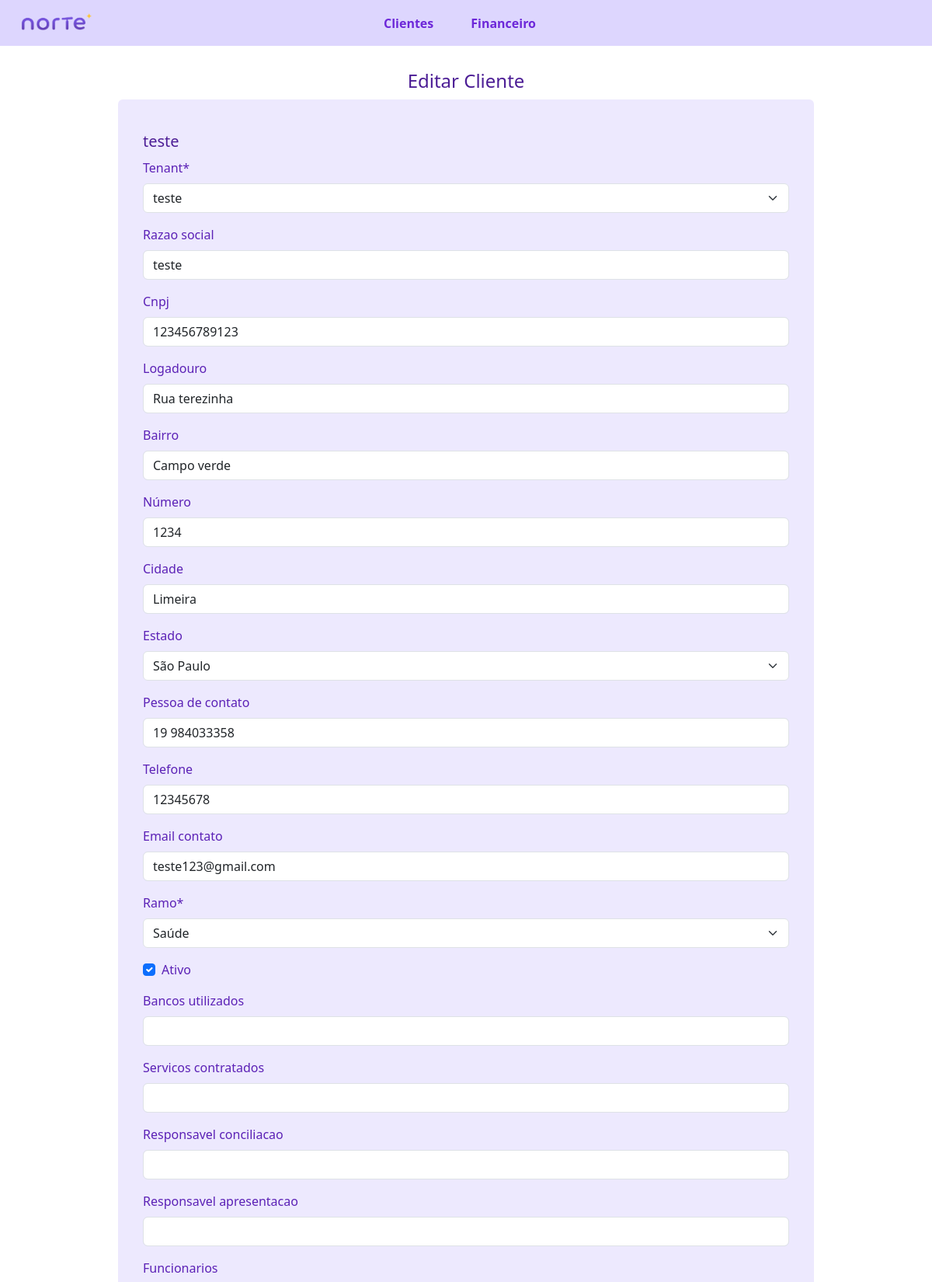
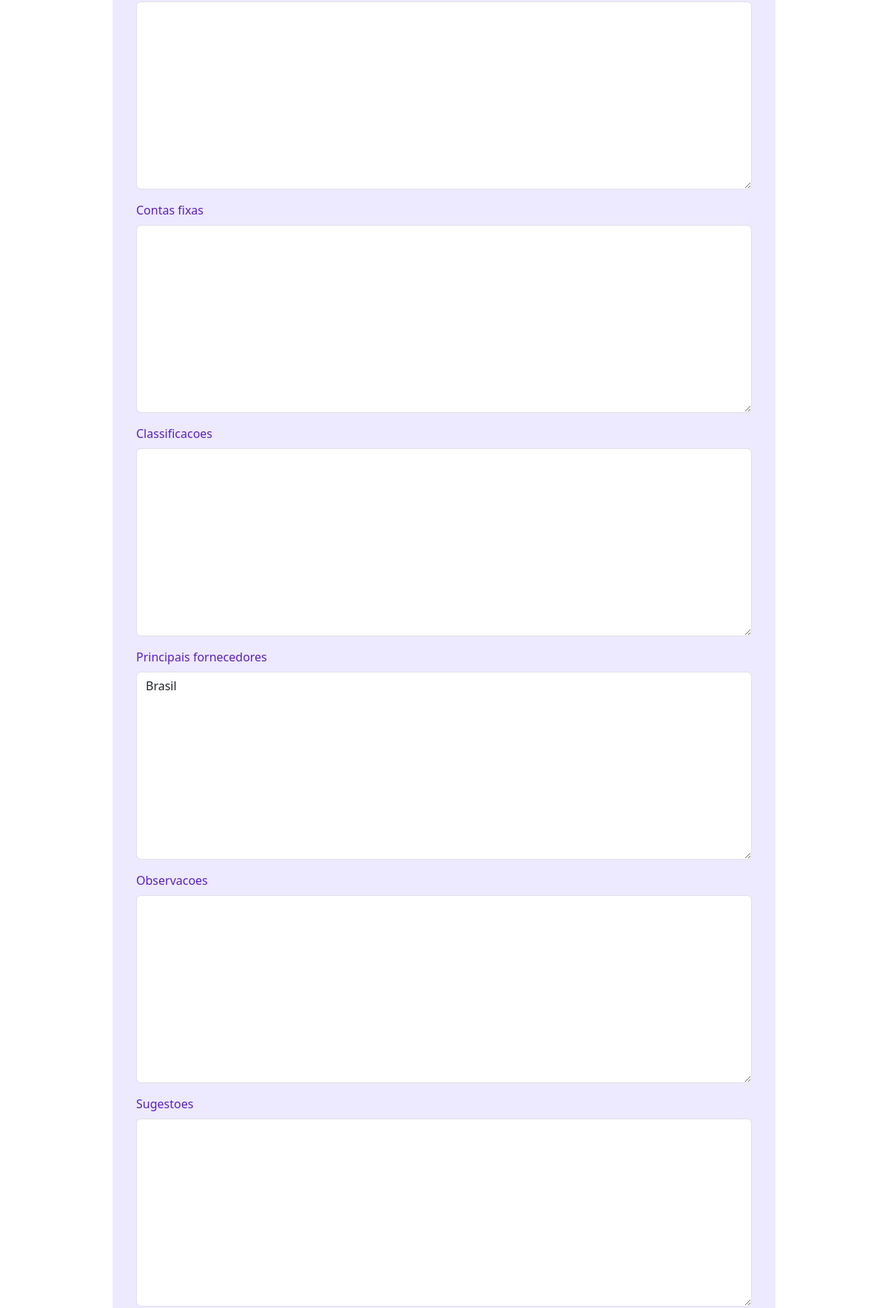
The page /cliente/editar/1/ (signed in, upper part) on the database its author committed (2 pictures, top to bottom).
### cliente/models.py (models this page shows, shortened)
class cadastro_de_cliente(models.Model):
    tenant = models.ForeignKey(Tenant, null=True, on_delete=models.CASCADE)
    razao_social = models.CharField(max_length=100, null=True, blank=True)
    cnpj = models.CharField(max_length=100, null=True, blank=True)
    logadouro = models.CharField(max_length=100, null=True, blank=True)
    bairro = models.CharField(max_length=100, null=True, blank=True)
    número = models.IntegerField(null=True, blank=True)
    cidade = models.CharField(max_length=100, null=True, blank=True)
    estado = models.CharField(max_length=100, choices=LISTA_ESTADOS, null=True, blank=True)
    pessoa_de_contato = models.CharField(max_length=100, null=True, blank=True)
    telefone = models.CharField(max_length=100, null=True, blank=True)
    email_contato = models.CharField(max_length=100, null=True, blank=True)
    ramo = models.ForeignKey(Ramo, null=True, on_delete=models.SET_NULL)
    ativo = models.BooleanField(default=True)
    bancos_utilizados = models.CharField(max_length=100, null=True, blank=True)
    servicos_contratados = models.CharField(max_length=100, null=True, blank=True)
    responsavel_conciliacao = models.CharField(max_length=100, null=True, blank=True)
    responsavel_apresentacao = models.CharField(max_length=100, null=True, blank=True)
    funcionarios = models.TextField(max_length=500, null=True, blank=True)
    contas_fixas = models.TextField(max_length=500, null=True, blank=True)
    classificacoes = models.TextField(max_length=500, null=True, blank=True)
    principais_fornecedores = models.TextField(max_length=500, null=True, blank=True)
    observacoes = models.TextField(max_length=500, null=True, blank=True)
    sugestoes = models.TextField(max_length=500, null=True, blank=True)
    historico = models.TextField(max_length=500, null=True, blank=True)
    criado_em = models.DateTimeField(auto_now_add=True)
    data_inicio_plano = models.DateTimeField(null=True, blank=True, default=None)
    tempo_plano = models.CharField(max_length=100, null=True, blank=True, default=None)
    data_final_plano = models.DateTimeField(null=True, blank=True, default=None)
    tempo_plano1 = models.CharField(max_length=100, null=True, blank=True, default=None)
    objects = TenantManager()

### cliente/views.py (the view, shortened to what this page needs)
# urls.py: path('editar/<int:pk>/', Editarcliente.as_view(template_name='editarcliente.html'), name='editarcliente'),
class Editarcliente(LoginRequiredMixin, UpdateView):
    template_name = 'editarcliente.html'
    model = cadastro_de_cliente
    fields = '__all__'

### cliente/models.py (called while the page is built)
    def __str__(self):
        return self.nome

### hpinicial/models.py (called while the page is built)
    def __str__(self):
        return self.nome

### cliente/templates/editarcliente.html (shortened to what this page needs)
{% extends 'base.html' %}
{% load crispy_forms_tags %}
{% block content %}
<main class="py-20 px-10">
    <div class="py-2 px-4 text-2xl text-violet-900 text-center">Editar Cliente</div>
    <div class="flex felx-nowrap">
        <div class="container w-4/5 bg-violet-100 p-8 rounded text-violet-800 ">
                <div><h1 class="text-xl py-2 text-violet-900">{{ object.razao_social }}</h1></div>
                <form method="post">
                        {{ form|crispy }}
                </form>
        </div>
    </div>
</main>
{% endblock %}

### rows shown on the page
cadastro_de_cliente: razao_social "teste", tenant "teste", cnpj "123456789123", logadouro "Rua terezinha", bairro "Campo verde", número "1234", cidade "Limeira", estado "São Paulo", pessoa_de_contato "19 984033358", telefone "12345678", email_contato "teste123@gmail.com", ramo "Saúde", ativo "☑", principais_fornecedores "Brasil"
